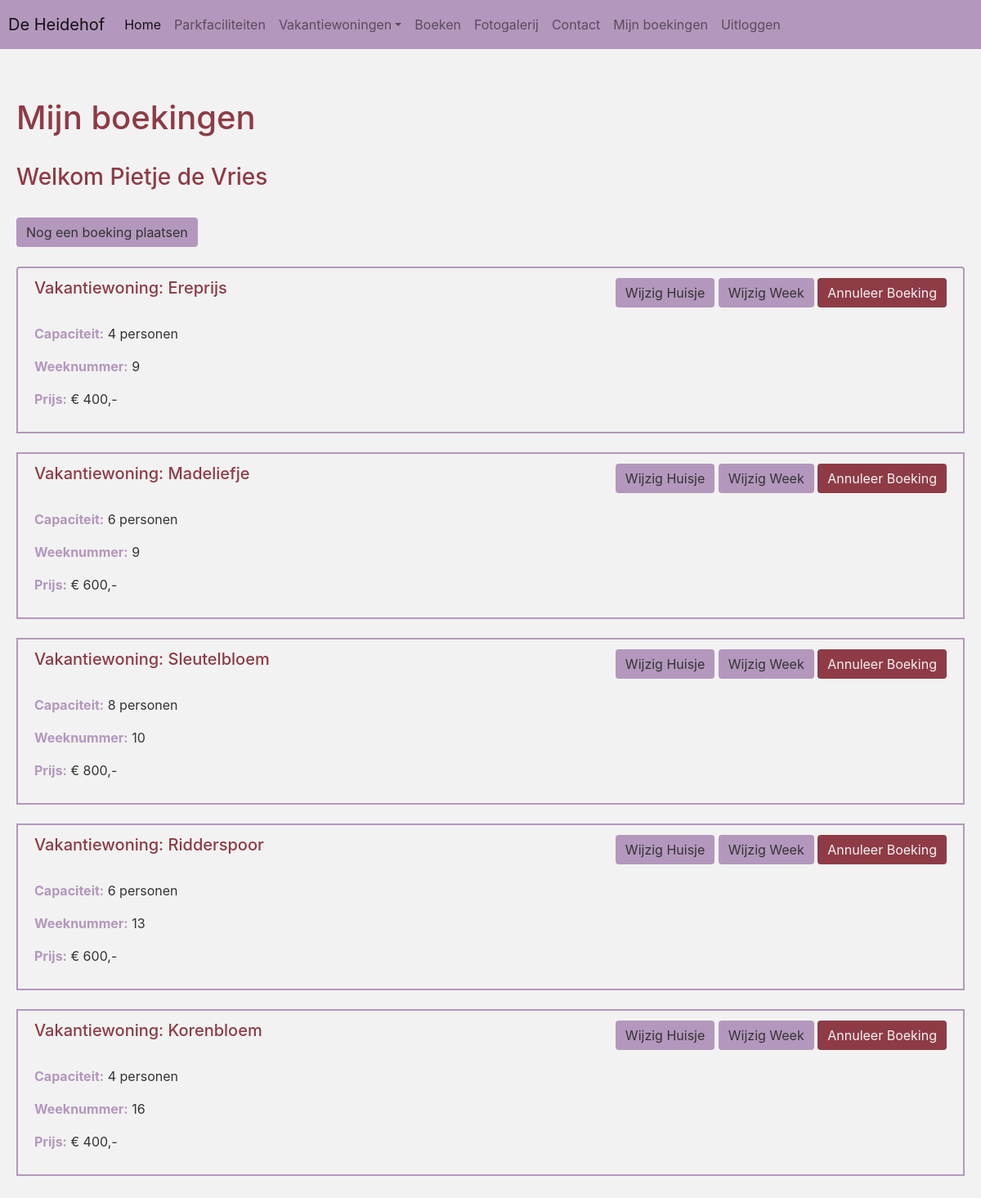
Page /mijn_boeking (signed in) on the committed database.
### datamodel.py (models this page shows, shortened)
class User(db.Model, UserMixin):
    id = db.Column(db.Integer, primary_key=True)
    username = db.Column(db.String(20), unique=True, nullable=False)
    email = db.Column(db.String(120), unique=True, nullable=False)
    wachtwoord = db.Column(db.String(60), nullable=False)
    admin = db.Column(db.Boolean, default=False, nullable=False)

class Boeking(db.Model):
    id = db.Column(db.Integer, primary_key=True)
    user_id = db.Column(db.Integer, db.ForeignKey('user.id'), nullable=False)
    vakantiehuis_id = db.Column(db.Integer, db.ForeignKey('vakantiehuis.id'), nullable=False)
    weeknummer = db.Column(db.Integer, nullable=False)
    user = db.relationship('User', backref=db.backref('boekingen', lazy=True))
    vakantiehuis = db.relationship('Vakantiehuis', backref=db.backref('boekingen', lazy=True))

class Vakantiehuis(db.Model):
    id = db.Column(db.Integer, primary_key=True)
    naam = db.Column(db.String(25), nullable=False, unique=True)
    huistype_id = db.Column(db.Integer, db.ForeignKey('huistype.id'), nullable=False)
    huistype = db.relationship('Huistype', backref=db.backref('vakantiehuizen', lazy=True))

class Huistype(db.Model):
    id = db.Column(db.Integer, primary_key=True)
    personen = db.Column(db.Integer, nullable=False)
    weekprijs = db.Column(db.Integer, nullable=False)

### routes.py (the view)
@app.route("/mijn_boeking")
@login_required
def mijn_boeking():
    formulier = DummyForm()
    mijn_boekingen = db.session.query(
        Boeking.id,
        Boeking.user_id,
        Boeking.vakantiehuis_id,
        Boeking.weeknummer,
        Vakantiehuis.naam,
        Huistype.personen,
        Huistype.weekprijs
    ).join(Vakantiehuis, Boeking.vakantiehuis_id == Vakantiehuis.id
    ).join(Huistype, Vakantiehuis.huistype_id == Huistype.id
    ).filter(Boeking.user_id == current_user.id
    ).order_by(Boeking.weeknummer.asc()
    ).all()
    return render_template("mijn_boeking.html", form=formulier, mijn_boekingen=mijn_boekingen, title="Mijn Boeking")

### datamodel.py (called while the page is built)
@login_manager.user_loader
def load_user(user_id):
    return User.query.get(int(user_id))

### vakantiepark.py (called while the page is built)
@app.before_request
def create_tables():
    db.create_all()

@app.after_request
def set_veilige_headers(response):
    response.headers['X-Frame-Options'] = 'DENY'
    response.headers['X-Content-Type-Options'] = 'nosniff'
    response.headers['X-XSS-Protection'] = '1; mode=block'
    response.headers['Referrer-Policy'] = 'strict-origin-when-cross-origin'
    response.headers['Permissions-Policy'] = 'geolocation=(), microphone=(), camera-()'
    response.headers['Strict-Transport-Security'] =  'max-age=31536000; inculdeSubDomains'
    response.headers['Content-Security-Policy'] = (
        "default-src 'self'; "
        "script-src 'self'; "
        "style-src 'self' 'unsafe-inline'; "
        "img-src 'self' data:; "
        "object-src 'none'; "
        "base-uri 'self'; "
        "frame-ancestors 'none'; "
    )
    return response

### templates/mijn_boeking.html (shortened to what this page needs)
{% extends "base.html" %}
{% block content %}
<h1> Mijn boekingen </h1>
<br>
<h3>Welkom {{ current_user.username }}</h3>
<br>
<a href="{{url_for('boeken')}}" class="btn">Nog een boeking plaatsen</a>
<br>
<br>
{% if mijn_boekingen %}
    <ul class="list-group">
        {% for boeking in mijn_boekingen %}
        <li class="list-group-item d-flex justify-content-between">
            <div>
                <h5>Vakantiewoning: {{boeking.naam}}</h5>
                <br>
                <p><strong class="strong_menu">Capaciteit:</strong> {{boeking.personen}} personen</p>
                <p><strong class="strong_menu">Weeknummer:</strong> {{boeking.weeknummer}}</p>
                <p><strong class="strong_menu">Prijs:</strong> € {{boeking.weekprijs}},-</p>
            </div>
            <div>
                <a href="{{url_for('wijzig_huisje', boeking_id=boeking.id)}}" class="btn">Wijzig Huisje</a>
                <a href="{{url_for('wijzig_week', boeking_id=boeking.id)}}" class="btn">Wijzig Week</a>
                <form style="display:inline;" method="post" action="{{url_for('annuleer_boeking', boeking_id=boeking.id)}}">
                    <button type="submit" class="btn btn-danger">Annuleer Boeking</button>
                </form>
            </div>
        </li>
        <br>
        {% endfor %}
    </ul>
{% else %}
<br>
<p>Geen boekingen om weer te geven.</p>
{% endif %}
{% endblock %}

### static/vakantieparkstyle.css (style rules this page uses)
body { background-color: #f2f2f2; color: #333333; padding: 0; margin: 0; }
h1, h2, h3, h4, h5, h6, th, a:hover { color: #8E3B46; }
td, li, a { color: #333333; }
button { border: none; }
.btn { background-color: #B497BD; color: #333333; border: none; }
.btn-danger { background-color: #8E3B46; color: #f2f2f2; }
.strong_menu { color:#B497BD; }
.list-group-item { border: 2px solid #B497BD; background-color: #f2f2f2; }

### rows in the picture
User: username "Pietje de Vries"
Boeking: naam "Ereprijs", personen "4", weeknummer "9", weekprijs "400"
Boeking: naam "Madeliefje", personen "6", weeknummer "9", weekprijs "600"
Boeking: naam "Sleutelbloem", personen "8", weeknummer "10", weekprijs "800"
Boeking: naam "Ridderspoor", personen "6", weeknummer "13", weekprijs "600"
Boeking: naam "Korenbloem", personen "4", weeknummer "16", weekprijs "400"
